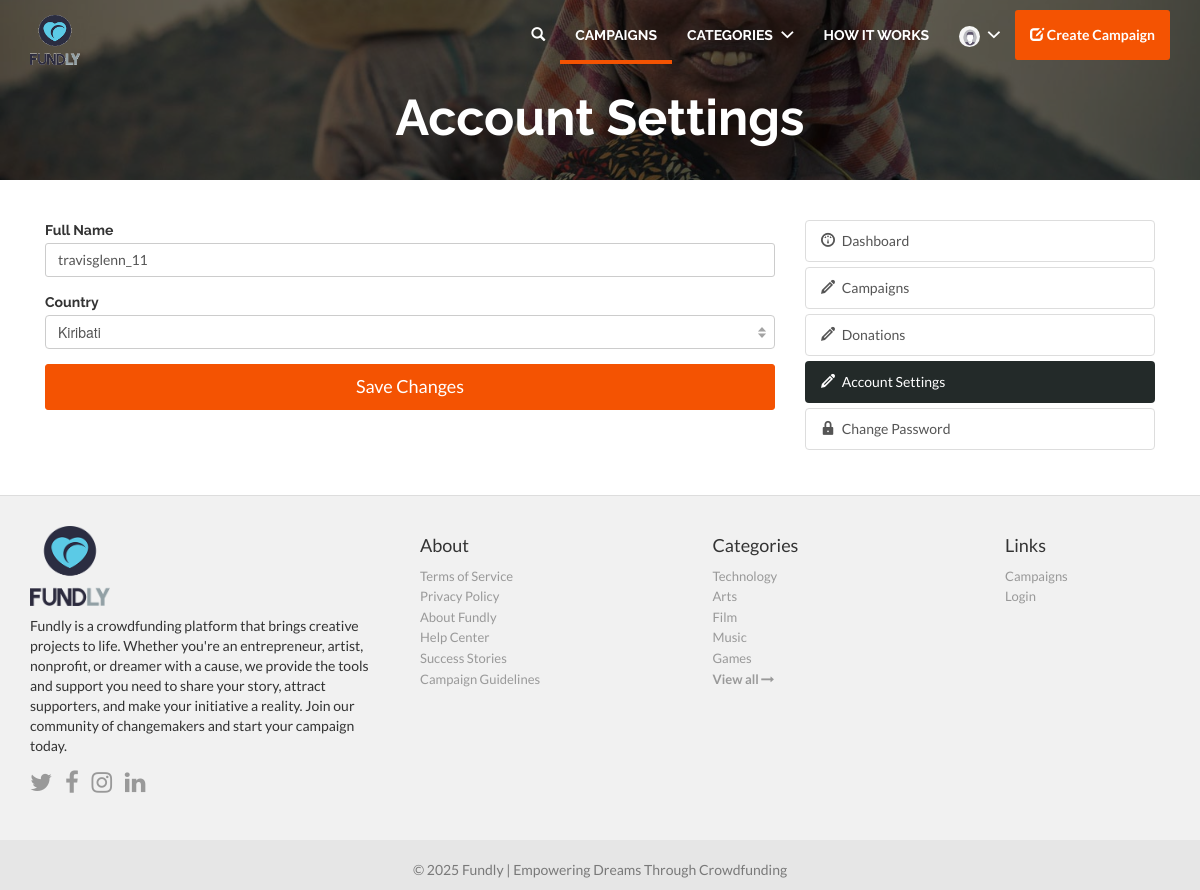
The app's page /accounts/setting (signed in) with its own data.
### accounts/models.py (models this page shows, shortened)
class User(AbstractUser):
    username = models.CharField(
        "username",
        max_length=50,
        unique=True,
        help_text="Required. 50 characters or fewer. Letters, digits and @/./+/-/_ only.",
        error_messages={
            "unique": "A user with this username already exists.",
        },
    )
    email = models.EmailField(
        unique=True,
        blank=False,
        error_messages={
            "unique": "A user with this email already exists.",
        },
    )
    status = models.CharField(max_length=20, default="active")
    avatar = models.ImageField(upload_to="avatars/", null=True, blank=True)
    country = models.ForeignKey(Country, on_delete=models.SET_NULL, null=True)
    USERNAME_FIELD = "email"
    REQUIRED_FIELDS = ["username"]

### core/models.py (models this page shows, shortened)
class Country(models.Model):
    code = models.CharField(max_length=10)
    name = models.CharField(max_length=20)

class Category(models.Model):
    name = models.CharField(max_length=50, unique=True)
    slug = models.CharField(max_length=100, unique=True)
    image = models.ImageField(upload_to='categories', default="default.png")

### accounts/views.py (the view)
# urls.py: path('setting', AccountSettingsView.as_view(), name='account'),
class AccountSettingsView(UpdateView):
    model = User
    template_name = "accounts/account.html"
    context_object_name = "user"
    form_class = UserUpdateForm
    success_url = reverse_lazy("accounts:account")
    def dispatch(self, request, *args, **kwargs):
        print(self.request.resolver_match)
        if not self.request.user.is_authenticated:
            return HttpResponseRedirect("accounts/login")
        return super().dispatch(self.request, *args, **kwargs)
    def get_object(self, queryset=None):
        return self.request.user
    def get_context_data(self, **kwargs):
        context = super().get_context_data(**kwargs)
        context['countries'] = Country.objects.all()
        return context

### accounts/forms.py
class UserUpdateForm(forms.ModelForm):
    class Meta:
        model = User
        fields = ("username", "country")

### core/context_processors.py (called while the page is built)
def categories(request):
    cats = Category.objects.prefetch_related("campaign_set").all()[:5]
    return {'categories': cats}

### templates/accounts/account.html (shortened to what this page needs)
{% extends 'base.html' %}
{% block content %}
    <div class="jumbotron md index-header jumbotron_set jumbotron-cover">
        <div class="container wrap-jumbotron position-relative">
            <h2 class="title-site">Account Settings</h2>
        </div>
    </div>
    <div class="container margin-bottom-40">
        <div class="col-md-8 margin-bottom-20">
            <form action="" method="post" name="form">
                <div class="form-group has-feedback">
                    <label class="font-default">Full Name</label>
                    <input type="text" class="form-control login-field custom-rounded" value="{{ user.username }}"
                           name="username" placeholder="Enter Username"
                           title="username" autocomplete="off" required>
                </div>
                <div class="form-group has-feedback">
                    <label class="font-default">Country</label>
                    <select name="country" class="form-control" required>
                        {% for country in countries %}
                            <option {% if user.country_id == country.id %} selected="selected" {% endif %}
                                    value="{{ country.id }}">
                                {{ country.name }}
                            </option>
                        {% endfor %}
                    </select>
                </div>
                <button type="submit" id="buttonSubmit" class="btn btn-block btn-lg btn-main custom-rounded">Save
                    Changes
                </button>
            </form>
        </div>
        <div class="col-md-4">
            {% include 'includes/navbar-edit.html' %}
        </div>
    </div>
{% endblock %}

### templates/includes/footer.html
{% load static %}
<footer class="footer-main">
    <div class="container">
        <div class="row">
            <div class="col-md-4">
                <a href="{% url 'core:home' %}">
                    <img src="{% static 'img/logo.png' %}" style="height: 80px; width: 80px"/>
                </a>
                <p class="margin-tp-xs">Fundly is a crowdfunding platform that brings creative projects to life.
                    Whether you're an entrepreneur, artist, nonprofit, or dreamer with a cause, we provide the tools
                    and support you need to share your story, attract supporters, and make your initiative a reality.
                    Join our community of changemakers and start your campaign today.</p>
                <ul class="list-inline">
                    <li><a href="https://www.twitter.com/fundly" class="ico-social"><i class="fa fa-twitter"></i></a></li>
                    <li><a href="https://www.facebook.com/fundly" class="ico-social"><i class="fa fa-facebook"></i></a></li>
                    <li><a href="https://www.instagram.com/fundly" class="ico-social"><i class="fa fa-instagram"></i></a></li>
                    <li><a href="https://www.linkedin.com/company/fundly" class="ico-social"><i class="fa fa-linkedin"></i></a></li>
                </ul>
            </div>
            <div class="col-md-3 margin-tp-xs">
                <h4 class="margin-top-zero">About</h4>
                <ul class="list-unstyled">
                    <li><a class="link-footer" href="#">Terms of Service</a></li>
                    <li><a class="link-footer" href="#">Privacy Policy</a></li>
                    <li><a class="link-footer" href="#">About Fundly</a></li>
                    <li><a class="link-footer" href="#">Help Center</a></li>
                    <li><a class="link-footer" href="#">Success Stories</a></li>
                    <li><a class="link-footer" href="#">Campaign Guidelines</a></li>
                </ul>
            </div>
            <div class="col-md-3 margin-tp-xs">
                <h4 class="margin-top-zero">Categories</h4>
                <ul class="list-unstyled">
                    {% for category in categories %}
                        <li><a class="link-footer" href="{% url 'core:campaigns-by-category' category.id %}">{{ category.name }}</a></li>
                    {% endfor %}
                    <li><a class="link-footer" href="{% url 'core:categories' %}">
                        <strong>View all <i class="fa fa-long-arrow-right"></i></strong>
                    </a></li>
                </ul>
            </div>
            <div class="col-md-2 margin-tp-xs">
                <h4 class="margin-top-zero">Links</h4>
                <ul class="list-unstyled">
                    <li>
                        <a class="link-footer" href="#">Campaigns</a>
                    </li>
                    <li>
                        <a class="link-footer" href="{% url 'accounts:login' %}">Login</a>
                    </li>
                </ul>
            </div>
        </div>
    </div>
</footer>
<footer class="subfooter">
    <div class="container">
        <div class="row">
            <div class="col-md-12 text-center padding-top-20">
                <p>&copy; {% now "Y" %} Fundly | Empowering Dreams Through Crowdfunding</p>
            </div>
        </div>
    </div>
</footer>

### static/css/main.css (style rules this page uses)
html, body { height: 100%; }
li { list-style:none; }
input, button, textarea { outline: none; border: none; }
a, a:focus, a:active, select, button, button:active, button:focus, .btn:focus, .btn:active:focus, .btn.active:focus, .btn.focus, .btn:active.focus, .btn.active.focus, input { outline: none; }
label:not(.login-field-icon) { line-height: normal !important; color: #333; font-weight: bold !important; }
select { width: 100%; padding: 6px 5px 6px 8px; font-family: "Helvetica Neue", Helvetica, Arial, sans-serif; font-size: 11px; font-weight: normal; line-height: normal !important; color: #5A5A5A; border: 2px solid #E6E6E6; background-color: #fff; background-repeat: no-repeat; background-position: 100% 50%; background-image: url('../img/arrow.png') !important; -webkit-appearance: none; -moz-appearance: none; appearance: none; -webkit-box-sizing: border-box; -moz-box-sizing: border-box; box-sizing: border-box; -webkit-border-radius: 4px; -moz-border-radius: 4px; border-radius: 4px; text-indent: 0.01px; text-overflow: ''; }
body a { color: #f45302; }
.font-default { font-family: "Raleway",Helvetica,Arial,sans-serif; }
.margin-top-zero { margin-top: 0 !important; }
.margin-bottom-20 { margin-bottom: 20px !important; }
.margin-bottom-40 { margin-bottom: 40px !important; }
.padding-top-20 { padding-top: 20px !important; }
body { font-family: "Lato", Helvetica, Arial, sans-serif; background-color: #FFF; }
.index-header { background: url('../img/header.jpg') no-repeat center center #D1D1D1; background-size: cover; position:relative; }
.link-footer { font-size: 13px; color: #999; }
.footer-main { width: 100%; background-color: #F1F1F1; padding: 30px 0; border-top: 1px solid #ddd; }
.subfooter { background-color: #e6e6e6; color: #797979; }
.margin-tp-xs { margin-top: 10px; }
.ico-social { font-size: 24px; color: #999; }
.position-relative { position: relative; }
@media (min-width: 768px) { .jumbotron.md { padding: 70px 0 25px; } }
.jumbotron_set { margin-bottom: 40px; }
@media screen and (min-width: 768px) { .jumbotron { padding: 150px 0; } }
h1.title-site, h2.title-site { font-family: "Raleway",Helvetica,Arial,sans-serif; color: #FFF; text-overflow: inherit; overflow: visible; white-space: normal; font-weight: bold; margin-top: 20px !important; text-align: center; }
h2.title-site { font-size: 50px; }
.custom-rounded { border-radius: 3px; -webkit-border-radius: 3px; -moz-border-radius: 3px; }
.jumbotron-cover:before { content: ''; position: absolute; width: 100%; height: 100%; background: rgba(5,5,5,.6); left: 0; top: 0; }
.btn-main, .btn-main:hover, .btn-main:active, .btn-main:focus { color: #fff; background-color: #f45302; border-color: #f45302; }
body input { box-shadow: none !important; -webkit-box-shadow: none !important; -moz-box-shadow: none !important; }
.btn-lg { padding: 10px 30px; }
select.form-control, select.form-control:focus { -webkit-box-shadow: none !important; -moz-box-shadow: none !important; box-shadow: none !important; }

### records on screen
User: username "travisglenn_11", country "Kiribati"
Category: name "Technology"
Category: name "Arts"
Category: name "Film"
Category: name "Music"
Category: name "Games"
